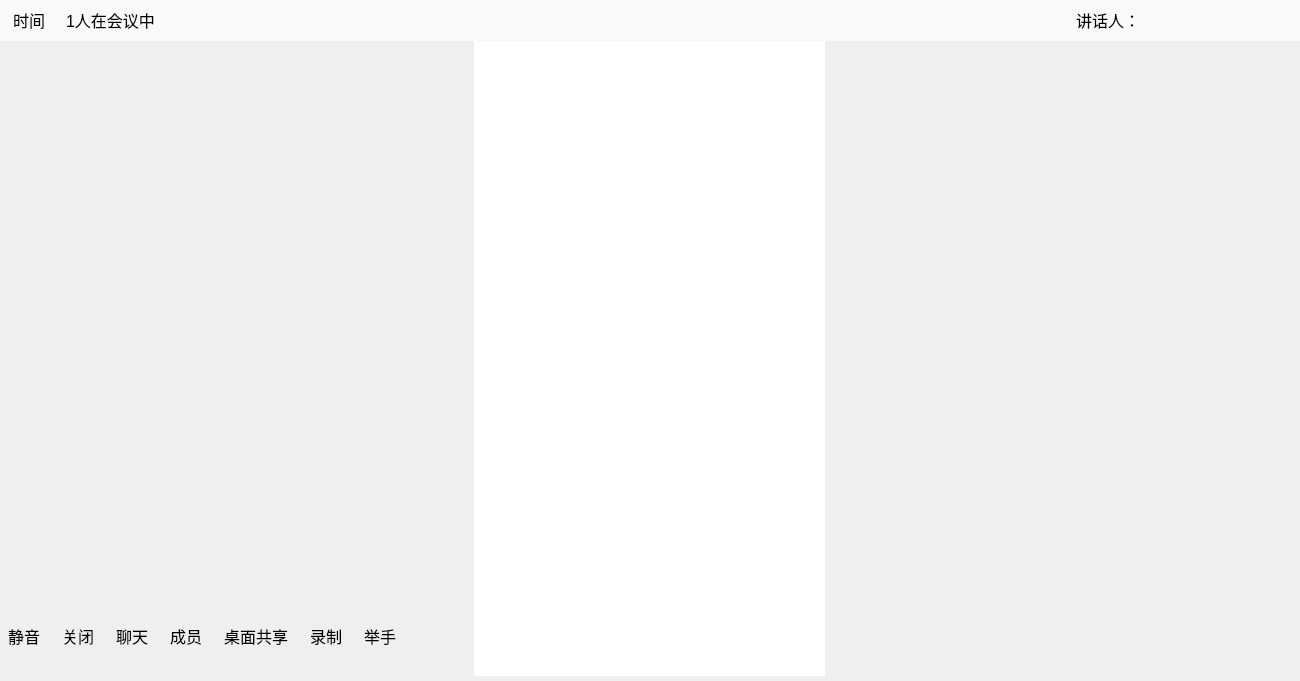
<?xml version="1.0" encoding="UTF-8"?>
<ui version="4.0">
 <class>MeetWindow</class>
 <widget class="QMainWindow" name="MeetWindow">
  <property name="geometry">
   <rect>
    <x>0</x>
    <y>0</y>
    <width>1300</width>
    <height>681</height>
   </rect>
  </property>
  <property name="sizePolicy">
   <sizepolicy hsizetype="Fixed" vsizetype="Fixed">
    <horstretch>0</horstretch>
    <verstretch>0</verstretch>
   </sizepolicy>
  </property>
  <property name="minimumSize">
   <size>
    <width>1300</width>
    <height>681</height>
   </size>
  </property>
  <property name="sizeIncrement">
   <size>
    <width>6</width>
    <height>6</height>
   </size>
  </property>
  <property name="cursor">
   <cursorShape>ArrowCursor</cursorShape>
  </property>
  <property name="windowTitle">
   <string>视频会议</string>
  </property>
  <property name="windowIcon">
   <iconset resource="img/a.qrc">
    <normaloff>:/img/视频会议.png</normaloff>:/img/视频会议.png</iconset>
  </property>
  <property name="iconSize">
   <size>
    <width>100</width>
    <height>100</height>
   </size>
  </property>
  <property name="toolButtonStyle">
   <enum>Qt::ToolButtonIconOnly</enum>
  </property>
  <property name="tabShape">
   <enum>QTabWidget::Rounded</enum>
  </property>
  <widget class="QWidget" name="centralwidget">
   <layout class="QVBoxLayout" name="verticalLayout">
    <property name="spacing">
     <number>0</number>
    </property>
    <property name="leftMargin">
     <number>0</number>
    </property>
    <property name="topMargin">
     <number>0</number>
    </property>
    <property name="rightMargin">
     <number>0</number>
    </property>
    <property name="bottomMargin">
     <number>0</number>
    </property>
    <item>
     <widget class="QWidget" name="widget" native="true">
      <property name="minimumSize">
       <size>
        <width>0</width>
        <height>41</height>
       </size>
      </property>
      <property name="maximumSize">
       <size>
        <width>16777215</width>
        <height>50</height>
       </size>
      </property>
      <layout class="QHBoxLayout" name="horizontalLayout_3">
       <property name="spacing">
        <number>0</number>
       </property>
       <property name="leftMargin">
        <number>0</number>
       </property>
       <property name="topMargin">
        <number>0</number>
       </property>
       <property name="rightMargin">
        <number>0</number>
       </property>
       <property name="bottomMargin">
        <number>0</number>
       </property>
       <item>
        <widget class="QFrame" name="frame">
         <property name="minimumSize">
          <size>
           <width>0</width>
           <height>41</height>
          </size>
         </property>
         <property name="maximumSize">
          <size>
           <width>16777215</width>
           <height>50</height>
          </size>
         </property>
         <property name="styleSheet">
          <string notr="true">background-color:rgb(248,249,251)
</string>
         </property>
         <property name="frameShape">
          <enum>QFrame::Panel</enum>
         </property>
         <property name="frameShadow">
          <enum>QFrame::Raised</enum>
         </property>
         <property name="lineWidth">
          <number>0</number>
         </property>
         <property name="midLineWidth">
          <number>0</number>
         </property>
         <layout class="QHBoxLayout" name="horizontalLayout_4">
          <property name="spacing">
           <number>21</number>
          </property>
          <property name="leftMargin">
           <number>13</number>
          </property>
          <property name="topMargin">
           <number>0</number>
          </property>
          <property name="rightMargin">
           <number>13</number>
          </property>
          <property name="bottomMargin">
           <number>0</number>
          </property>
          <item>
           <widget class="QLabel" name="time_label">
            <property name="sizePolicy">
             <sizepolicy hsizetype="Fixed" vsizetype="Fixed">
              <horstretch>0</horstretch>
              <verstretch>0</verstretch>
             </sizepolicy>
            </property>
            <property name="font">
             <font>
              <pointsize>12</pointsize>
             </font>
            </property>
            <property name="text">
             <string>时间</string>
            </property>
           </widget>
          </item>
          <item>
           <widget class="QLabel" name="num_label">
            <property name="sizePolicy">
             <sizepolicy hsizetype="Fixed" vsizetype="Fixed">
              <horstretch>0</horstretch>
              <verstretch>0</verstretch>
             </sizepolicy>
            </property>
            <property name="font">
             <font>
              <pointsize>12</pointsize>
             </font>
            </property>
            <property name="text">
             <string>1人在会议中</string>
            </property>
           </widget>
          </item>
          <item>
           <widget class="QLabel" name="state_label">
            <property name="sizePolicy">
             <sizepolicy hsizetype="Fixed" vsizetype="Fixed">
              <horstretch>0</horstretch>
              <verstretch>0</verstretch>
             </sizepolicy>
            </property>
            <property name="font">
             <font>
              <pointsize>12</pointsize>
             </font>
            </property>
            <property name="text">
             <string/>
            </property>
           </widget>
          </item>
          <item>
           <widget class="QLabel" name="image_label">
            <property name="sizePolicy">
             <sizepolicy hsizetype="Fixed" vsizetype="Fixed">
              <horstretch>0</horstretch>
              <verstretch>0</verstretch>
             </sizepolicy>
            </property>
            <property name="minimumSize">
             <size>
              <width>30</width>
              <height>30</height>
             </size>
            </property>
            <property name="maximumSize">
             <size>
              <width>30</width>
              <height>30</height>
             </size>
            </property>
            <property name="font">
             <font>
              <pointsize>12</pointsize>
             </font>
            </property>
            <property name="text">
             <string/>
            </property>
           </widget>
          </item>
          <item>
           <spacer name="horizontalSpacer">
            <property name="orientation">
             <enum>Qt::Horizontal</enum>
            </property>
            <property name="sizeHint" stdset="0">
             <size>
              <width>40</width>
              <height>20</height>
             </size>
            </property>
           </spacer>
          </item>
          <item>
           <widget class="QLabel" name="state_label_2">
            <property name="sizePolicy">
             <sizepolicy hsizetype="Fixed" vsizetype="Fixed">
              <horstretch>0</horstretch>
              <verstretch>0</verstretch>
             </sizepolicy>
            </property>
            <property name="font">
             <font>
              <pointsize>12</pointsize>
             </font>
            </property>
            <property name="text">
             <string>讲话人：</string>
            </property>
           </widget>
          </item>
          <item>
           <widget class="QLabel" name="TalkingLabel">
            <property name="sizePolicy">
             <sizepolicy hsizetype="Fixed" vsizetype="Fixed">
              <horstretch>0</horstretch>
              <verstretch>0</verstretch>
             </sizepolicy>
            </property>
            <property name="minimumSize">
             <size>
              <width>126</width>
              <height>0</height>
             </size>
            </property>
            <property name="font">
             <font>
              <pointsize>12</pointsize>
             </font>
            </property>
            <property name="text">
             <string/>
            </property>
           </widget>
          </item>
         </layout>
        </widget>
       </item>
      </layout>
     </widget>
    </item>
    <item>
     <layout class="QHBoxLayout" name="horizontalLayout" stretch="2">
      <item>
       <widget class="QListWidget" name="listWidget">
        <property name="sizePolicy">
         <sizepolicy hsizetype="Ignored" vsizetype="Ignored">
          <horstretch>0</horstretch>
          <verstretch>0</verstretch>
         </sizepolicy>
        </property>
        <property name="minimumSize">
         <size>
          <width>351</width>
          <height>635</height>
         </size>
        </property>
        <property name="maximumSize">
         <size>
          <width>341</width>
          <height>111635</height>
         </size>
        </property>
        <property name="frameShape">
         <enum>QFrame::NoFrame</enum>
        </property>
        <property name="lineWidth">
         <number>0</number>
        </property>
        <property name="horizontalScrollBarPolicy">
         <enum>Qt::ScrollBarAlwaysOff</enum>
        </property>
        <property name="sizeAdjustPolicy">
         <enum>QAbstractScrollArea::AdjustIgnored</enum>
        </property>
        <property name="movement">
         <enum>QListView::Static</enum>
        </property>
        <property name="resizeMode">
         <enum>QListView::Fixed</enum>
        </property>
        <property name="spacing">
         <number>0</number>
        </property>
        <property name="itemAlignment">
         <set>Qt::AlignCenter</set>
        </property>
       </widget>
      </item>
     </layout>
    </item>
    <item>
     <widget class="QFrame" name="frame_2">
      <property name="minimumSize">
       <size>
        <width>0</width>
        <height>90</height>
       </size>
      </property>
      <property name="maximumSize">
       <size>
        <width>16777215</width>
        <height>90</height>
       </size>
      </property>
      <property name="frameShape">
       <enum>QFrame::NoFrame</enum>
      </property>
      <property name="frameShadow">
       <enum>QFrame::Plain</enum>
      </property>
      <property name="lineWidth">
       <number>0</number>
      </property>
      <property name="midLineWidth">
       <number>0</number>
      </property>
      <layout class="QHBoxLayout" name="horizontalLayout_2">
       <property name="leftMargin">
        <number>0</number>
       </property>
       <property name="topMargin">
        <number>0</number>
       </property>
       <property name="rightMargin">
        <number>0</number>
       </property>
       <property name="bottomMargin">
        <number>0</number>
       </property>
       <item>
        <widget class="QToolButton" name="MicrophoneAction">
         <property name="sizePolicy">
          <sizepolicy hsizetype="Preferred" vsizetype="Preferred">
           <horstretch>0</horstretch>
           <verstretch>0</verstretch>
          </sizepolicy>
         </property>
         <property name="font">
          <font>
           <pointsize>12</pointsize>
          </font>
         </property>
         <property name="layoutDirection">
          <enum>Qt::LeftToRight</enum>
         </property>
         <property name="autoFillBackground">
          <bool>false</bool>
         </property>
         <property name="text">
          <string>静音</string>
         </property>
         <property name="icon">
          <iconset resource="img/a.qrc">
           <normaloff>:/img/开启麦克风1.png</normaloff>:/img/开启麦克风1.png</iconset>
         </property>
         <property name="iconSize">
          <size>
           <width>128</width>
           <height>49</height>
          </size>
         </property>
         <property name="checkable">
          <bool>false</bool>
         </property>
         <property name="popupMode">
          <enum>QToolButton::InstantPopup</enum>
         </property>
         <property name="toolButtonStyle">
          <enum>Qt::ToolButtonTextUnderIcon</enum>
         </property>
         <property name="autoRaise">
          <bool>true</bool>
         </property>
         <property name="arrowType">
          <enum>Qt::NoArrow</enum>
         </property>
        </widget>
       </item>
       <item>
        <widget class="QToolButton" name="CameraAction">
         <property name="sizePolicy">
          <sizepolicy hsizetype="Preferred" vsizetype="Fixed">
           <horstretch>0</horstretch>
           <verstretch>0</verstretch>
          </sizepolicy>
         </property>
         <property name="font">
          <font>
           <pointsize>12</pointsize>
          </font>
         </property>
         <property name="layoutDirection">
          <enum>Qt::LeftToRight</enum>
         </property>
         <property name="autoFillBackground">
          <bool>false</bool>
         </property>
         <property name="text">
          <string>关闭</string>
         </property>
         <property name="icon">
          <iconset resource="img/a.qrc">
           <normaloff>:/img/摄像头.png</normaloff>:/img/摄像头.png</iconset>
         </property>
         <property name="iconSize">
          <size>
           <width>128</width>
           <height>49</height>
          </size>
         </property>
         <property name="checkable">
          <bool>false</bool>
         </property>
         <property name="popupMode">
          <enum>QToolButton::InstantPopup</enum>
         </property>
         <property name="toolButtonStyle">
          <enum>Qt::ToolButtonTextUnderIcon</enum>
         </property>
         <property name="autoRaise">
          <bool>true</bool>
         </property>
         <property name="arrowType">
          <enum>Qt::NoArrow</enum>
         </property>
        </widget>
       </item>
       <item>
        <widget class="QToolButton" name="CheatAction">
         <property name="sizePolicy">
          <sizepolicy hsizetype="Preferred" vsizetype="Fixed">
           <horstretch>0</horstretch>
           <verstretch>0</verstretch>
          </sizepolicy>
         </property>
         <property name="font">
          <font>
           <pointsize>12</pointsize>
          </font>
         </property>
         <property name="layoutDirection">
          <enum>Qt::LeftToRight</enum>
         </property>
         <property name="autoFillBackground">
          <bool>false</bool>
         </property>
         <property name="text">
          <string>聊天</string>
         </property>
         <property name="icon">
          <iconset resource="img/a.qrc">
           <normaloff>:/img/消息.png</normaloff>:/img/消息.png</iconset>
         </property>
         <property name="iconSize">
          <size>
           <width>128</width>
           <height>49</height>
          </size>
         </property>
         <property name="checkable">
          <bool>false</bool>
         </property>
         <property name="popupMode">
          <enum>QToolButton::InstantPopup</enum>
         </property>
         <property name="toolButtonStyle">
          <enum>Qt::ToolButtonTextUnderIcon</enum>
         </property>
         <property name="autoRaise">
          <bool>true</bool>
         </property>
         <property name="arrowType">
          <enum>Qt::NoArrow</enum>
         </property>
        </widget>
       </item>
       <item>
        <widget class="QToolButton" name="MemberAction">
         <property name="sizePolicy">
          <sizepolicy hsizetype="Preferred" vsizetype="Fixed">
           <horstretch>0</horstretch>
           <verstretch>0</verstretch>
          </sizepolicy>
         </property>
         <property name="font">
          <font>
           <pointsize>12</pointsize>
          </font>
         </property>
         <property name="layoutDirection">
          <enum>Qt::LeftToRight</enum>
         </property>
         <property name="autoFillBackground">
          <bool>false</bool>
         </property>
         <property name="text">
          <string>成员</string>
         </property>
         <property name="icon">
          <iconset resource="img/a.qrc">
           <normaloff>:/img/成员 .png</normaloff>:/img/成员 .png</iconset>
         </property>
         <property name="iconSize">
          <size>
           <width>128</width>
           <height>49</height>
          </size>
         </property>
         <property name="checkable">
          <bool>false</bool>
         </property>
         <property name="popupMode">
          <enum>QToolButton::InstantPopup</enum>
         </property>
         <property name="toolButtonStyle">
          <enum>Qt::ToolButtonTextUnderIcon</enum>
         </property>
         <property name="autoRaise">
          <bool>true</bool>
         </property>
         <property name="arrowType">
          <enum>Qt::NoArrow</enum>
         </property>
        </widget>
       </item>
       <item>
        <widget class="QToolButton" name="DesktopShareAction">
         <property name="sizePolicy">
          <sizepolicy hsizetype="Preferred" vsizetype="Fixed">
           <horstretch>0</horstretch>
           <verstretch>0</verstretch>
          </sizepolicy>
         </property>
         <property name="font">
          <font>
           <pointsize>12</pointsize>
          </font>
         </property>
         <property name="layoutDirection">
          <enum>Qt::LeftToRight</enum>
         </property>
         <property name="autoFillBackground">
          <bool>false</bool>
         </property>
         <property name="text">
          <string>桌面共享</string>
         </property>
         <property name="icon">
          <iconset resource="img/a.qrc">
           <normaloff>:/img/桌面共享.png</normaloff>:/img/桌面共享.png</iconset>
         </property>
         <property name="iconSize">
          <size>
           <width>128</width>
           <height>49</height>
          </size>
         </property>
         <property name="checkable">
          <bool>false</bool>
         </property>
         <property name="popupMode">
          <enum>QToolButton::InstantPopup</enum>
         </property>
         <property name="toolButtonStyle">
          <enum>Qt::ToolButtonTextUnderIcon</enum>
         </property>
         <property name="autoRaise">
          <bool>true</bool>
         </property>
         <property name="arrowType">
          <enum>Qt::NoArrow</enum>
         </property>
        </widget>
       </item>
       <item>
        <widget class="QToolButton" name="RecordAction">
         <property name="sizePolicy">
          <sizepolicy hsizetype="Preferred" vsizetype="Fixed">
           <horstretch>0</horstretch>
           <verstretch>0</verstretch>
          </sizepolicy>
         </property>
         <property name="font">
          <font>
           <pointsize>12</pointsize>
          </font>
         </property>
         <property name="layoutDirection">
          <enum>Qt::LeftToRight</enum>
         </property>
         <property name="autoFillBackground">
          <bool>false</bool>
         </property>
         <property name="text">
          <string>录制</string>
         </property>
         <property name="icon">
          <iconset resource="img/a.qrc">
           <normaloff>:/img/录制.png</normaloff>:/img/录制.png</iconset>
         </property>
         <property name="iconSize">
          <size>
           <width>128</width>
           <height>49</height>
          </size>
         </property>
         <property name="checkable">
          <bool>false</bool>
         </property>
         <property name="popupMode">
          <enum>QToolButton::InstantPopup</enum>
         </property>
         <property name="toolButtonStyle">
          <enum>Qt::ToolButtonTextUnderIcon</enum>
         </property>
         <property name="autoRaise">
          <bool>true</bool>
         </property>
         <property name="arrowType">
          <enum>Qt::NoArrow</enum>
         </property>
        </widget>
       </item>
       <item>
        <widget class="QToolButton" name="HandUpAction">
         <property name="sizePolicy">
          <sizepolicy hsizetype="Preferred" vsizetype="Fixed">
           <horstretch>0</horstretch>
           <verstretch>0</verstretch>
          </sizepolicy>
         </property>
         <property name="font">
          <font>
           <pointsize>12</pointsize>
          </font>
         </property>
         <property name="layoutDirection">
          <enum>Qt::LeftToRight</enum>
         </property>
         <property name="autoFillBackground">
          <bool>false</bool>
         </property>
         <property name="text">
          <string>举手</string>
         </property>
         <property name="icon">
          <iconset resource="img/a.qrc">
           <normaloff>:/img/举手.png</normaloff>:/img/举手.png</iconset>
         </property>
         <property name="iconSize">
          <size>
           <width>128</width>
           <height>49</height>
          </size>
         </property>
         <property name="checkable">
          <bool>false</bool>
         </property>
         <property name="popupMode">
          <enum>QToolButton::InstantPopup</enum>
         </property>
         <property name="toolButtonStyle">
          <enum>Qt::ToolButtonTextUnderIcon</enum>
         </property>
         <property name="autoRaise">
          <bool>true</bool>
         </property>
         <property name="arrowType">
          <enum>Qt::NoArrow</enum>
         </property>
        </widget>
       </item>
       <item>
        <spacer name="horizontalSpacer_2">
         <property name="orientation">
          <enum>Qt::Horizontal</enum>
         </property>
         <property name="sizeHint" stdset="0">
          <size>
           <width>20</width>
           <height>27</height>
          </size>
         </property>
        </spacer>
       </item>
      </layout>
     </widget>
    </item>
   </layout>
  </widget>
 </widget>
 <resources>
  <include location="img/a.qrc"/>
 </resources>
 <connections/>
</ui>
